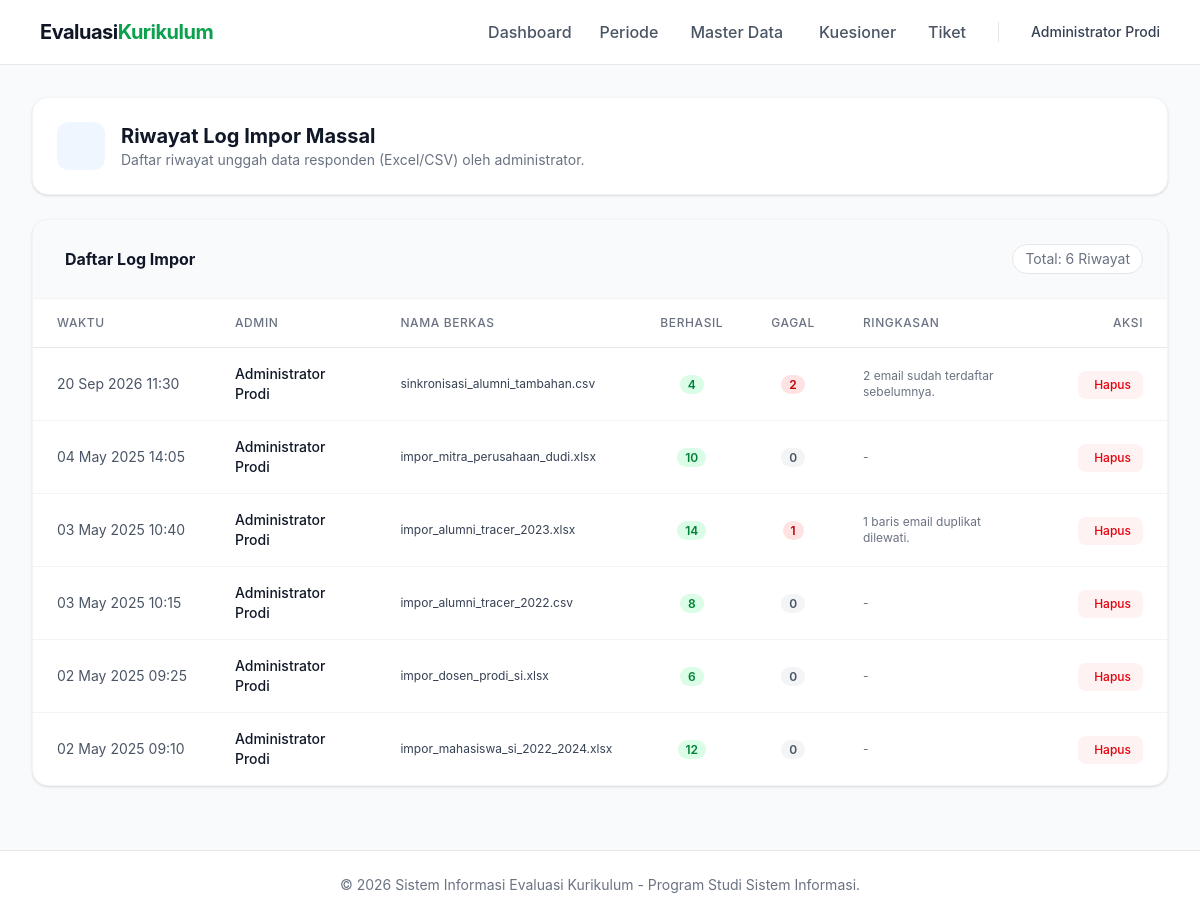
The page /admin/master/log_impor.php (signed in) on the database its author committed.
### tables this page shows
CREATE TABLE `log_impor` (
  `id` int(11) NOT NULL AUTO_INCREMENT,
  `admin_id` int(11) NOT NULL,
  `nama_berkas` varchar(255) NOT NULL,
  `jumlah_berhasil` int(11) DEFAULT 0,
  `jumlah_gagal` int(11) DEFAULT 0,
  `ringkasan_galat` text DEFAULT NULL,
  `waktu` timestamp NOT NULL DEFAULT current_timestamp(),
  PRIMARY KEY (`id`),
  KEY `admin_id` (`admin_id`),
  CONSTRAINT `log_impor_ibfk_1` FOREIGN KEY (`admin_id`) REFERENCES `pengguna` (`id`)
);

CREATE TABLE `pengguna` (
  `id` int(11) NOT NULL AUTO_INCREMENT,
  `nama` varchar(100) NOT NULL,
  `email` varchar(100) NOT NULL,
  `password_hash` varchar(255) NOT NULL,
  `peran` enum('admin','mahasiswa','alumni','perusahaan','dosen') NOT NULL,
  `wajib_ganti_sandi` tinyint(1) DEFAULT 1,
  `aktif` tinyint(1) DEFAULT 1,
  `dibuat_pada` timestamp NOT NULL DEFAULT current_timestamp(),
  `reset_token` varchar(255) DEFAULT NULL,
  `reset_token_expired` datetime DEFAULT NULL,
  PRIMARY KEY (`id`),
  UNIQUE KEY `email` (`email`)
);

### includes/helpers.php (called while the page is built, shortened)
<?php
function escape($string) {
    return htmlspecialchars($string ?? '', ENT_QUOTES, 'UTF-8');
}
?>

### admin/master/log_impor.php (the view, shortened to what this page needs)
<?php
require_once '../../config/database.php';
require_once '../../includes/helpers.php';
$stmt = $pdo->query("
    SELECT l.*, u.nama AS nama_admin
    FROM log_impor l
    JOIN pengguna u ON l.admin_id = u.id
    ORDER BY l.waktu DESC, l.id DESC
");
$logs = $stmt->fetchAll();
require_once '../../includes/header.php';
?>
<div class="bg-white rounded-2xl shadow-sm border border-gray-100 p-6 mb-6">
    <div class="flex items-center gap-4">
        <div class="w-12 h-12 bg-blue-50 text-blue-500 rounded-xl flex items-center justify-center text-2xl">
        </div>
        <div>
            <h2 class="text-xl font-bold text-gray-900">Riwayat Log Impor Massal</h2>
            <p class="text-sm text-gray-500">Daftar riwayat unggah data responden (Excel/CSV) oleh administrator.</p>
        </div>
    </div>
</div>
<div class="bg-white rounded-2xl shadow-sm border border-gray-100 overflow-hidden mb-8">
    <div class="p-6 border-b border-gray-100 flex justify-between items-center bg-gray-50">
        <h3 class="font-bold text-gray-900 flex items-center gap-2"><i class="ph ph-list-bullets text-brand-500"></i> Daftar Log Impor</h3>
        <span class="text-sm text-gray-500 bg-white px-3 py-1 rounded-full border border-gray-200">Total: <?= count($logs) ?> Riwayat</span>
    </div>
    <div class="overflow-x-auto">
        <table class="w-full text-left border-collapse text-sm">
            <thead>
                <tr class="bg-white border-b border-gray-200 text-xs text-gray-500 uppercase tracking-wider">
                    <th class="px-6 py-4 font-medium">Waktu</th>
                    <th class="px-6 py-4 font-medium">Admin</th>
                    <th class="px-6 py-4 font-medium">Nama Berkas</th>
                    <th class="px-6 py-4 font-medium text-center">Berhasil</th>
                    <th class="px-6 py-4 font-medium text-center">Gagal</th>
                    <th class="px-6 py-4 font-medium">Ringkasan</th>
                    <th class="px-6 py-4 font-medium text-right">Aksi</th>
                </tr>
            </thead>
            <tbody class="divide-y divide-gray-100">
                <?php if (count($logs) === 0): ?>
                    <tr><td colspan="7" class="px-6 py-8 text-center text-gray-500">Belum ada riwayat impor berkas.</td></tr>
                <?php else: ?>
                    <?php foreach ($logs as $l): ?>
                        <tr class="hover:bg-gray-50">
                            <td class="px-6 py-4 text-gray-600 whitespace-nowrap"><?= date('d M Y H:i', strtotime($l['waktu'])) ?></td>
                            <td class="px-6 py-4 text-gray-900 font-medium"><?= escape($l['nama_admin']) ?></td>
                            <td class="px-6 py-4 text-gray-700 font-mono text-xs"><?= escape($l['nama_berkas']) ?></td>
                            <td class="px-6 py-4 text-center"><span class="px-2 py-0.5 rounded-full text-xs font-semibold bg-green-100 text-green-700"><?= (int)$l['jumlah_berhasil'] ?></span></td>
                            <td class="px-6 py-4 text-center"><span class="px-2 py-0.5 rounded-full text-xs font-semibold <?= $l['jumlah_gagal'] > 0 ? 'bg-red-100 text-red-700' : 'bg-gray-100 text-gray-600' ?>"><?= (int)$l['jumlah_gagal'] ?></span></td>
                            <td class="px-6 py-4 text-gray-500 text-xs"><?= escape($l['ringkasan_galat'] ?: '-') ?></td>
                            <td class="px-6 py-4 text-right whitespace-nowrap">
                                <form action="" method="POST" class="inline-block" onsubmit="return confirm('Hapus catatan log impor ini?')">
                                    <button type="submit" class="text-red-600 hover:text-red-800 bg-red-50 hover:bg-red-100 px-3 py-1.5 rounded-lg text-xs font-medium inline-flex items-center gap-1">
                                        <i class="ph ph-trash"></i> Hapus
                                    </button>
                                </form>
                            </td>
                        </tr>
                    <?php endforeach; ?>
                <?php endif; ?>
            </tbody>
        </table>
    </div>
</div>
<?php require_once '../../includes/footer.php'; ?>

### assets/css/style.css (style rules this page uses)
body { font-family: 'Inter', sans-serif; background-color: #f9fafb; color: #111827; }

### includes/header.php (style rules this page uses)
body { font-family: 'Inter', sans-serif; background-color: #f9fafb; color: #111827; }

### rows shown on the page
log_impor: waktu "20 Sep 2026 11:30", admin.nama "Administrator Prodi", nama_berkas "sinkronisasi_alumni_tambahan.csv", jumlah_berhasil "4", jumlah_gagal "2", ringkasan_galat "2 email sudah terdaftar sebelumnya."
log_impor: waktu "04 May 2025 14:05", admin.nama "Administrator Prodi", nama_berkas "impor_mitra_perusahaan_dudi.xlsx", jumlah_berhasil "10", jumlah_gagal "0", ringkasan_galat "-"
log_impor: waktu "03 May 2025 10:40", admin.nama "Administrator Prodi", nama_berkas "impor_alumni_tracer_2023.xlsx", jumlah_berhasil "14", jumlah_gagal "1", ringkasan_galat "1 baris email duplikat dilewati."
log_impor: waktu "03 May 2025 10:15", admin.nama "Administrator Prodi", nama_berkas "impor_alumni_tracer_2022.csv", jumlah_berhasil "8", jumlah_gagal "0", ringkasan_galat "-"
log_impor: waktu "02 May 2025 09:25", admin.nama "Administrator Prodi", nama_berkas "impor_dosen_prodi_si.xlsx", jumlah_berhasil "6", jumlah_gagal "0", ringkasan_galat "-"
log_impor: waktu "02 May 2025 09:10", admin.nama "Administrator Prodi", nama_berkas "impor_mahasiswa_si_2022_2024.xlsx", jumlah_berhasil "12", jumlah_gagal "0", ringkasan_galat "-"

### other values the page prints
$_SESSION['user_name'] "Administrator Prodi"
count($logs) "6"
